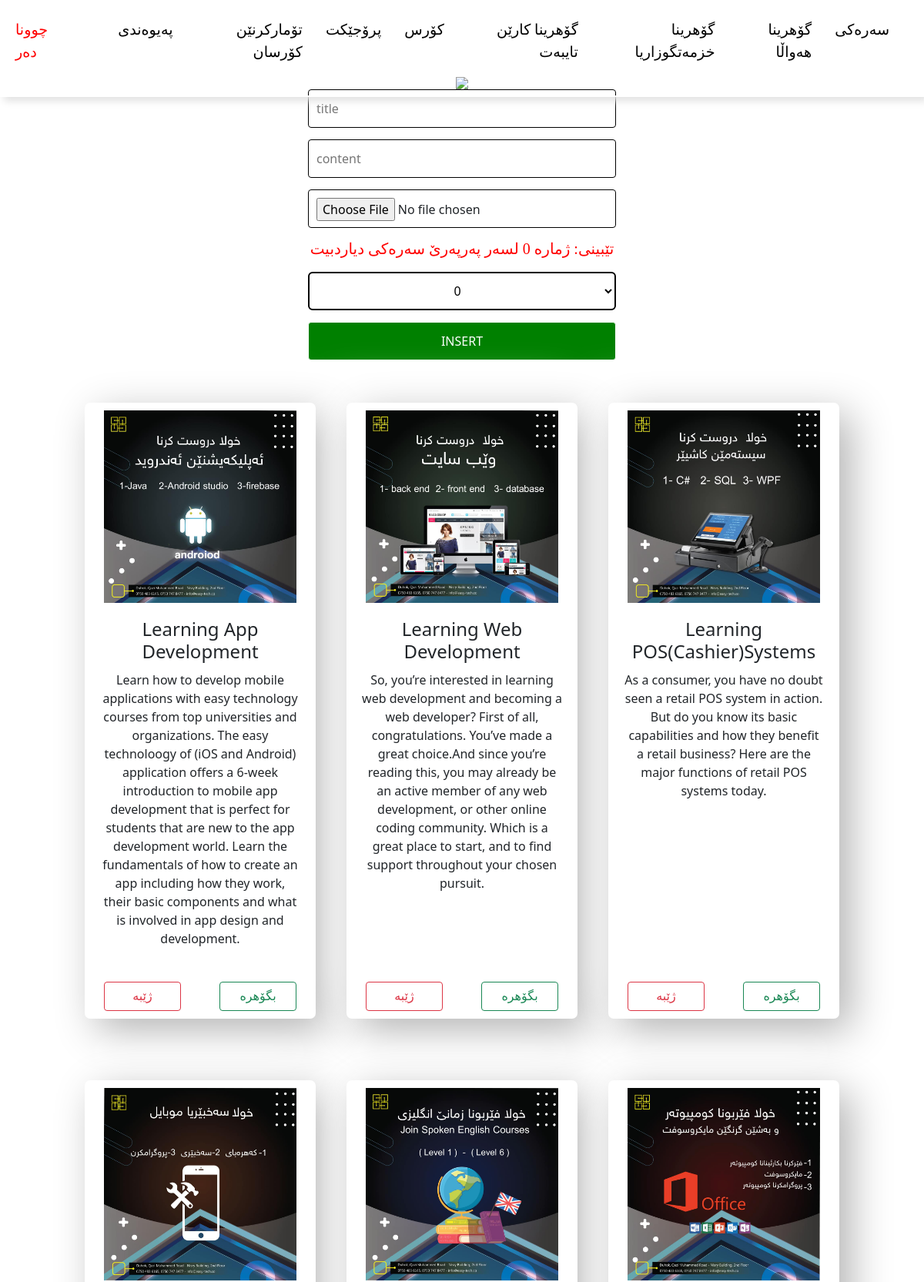
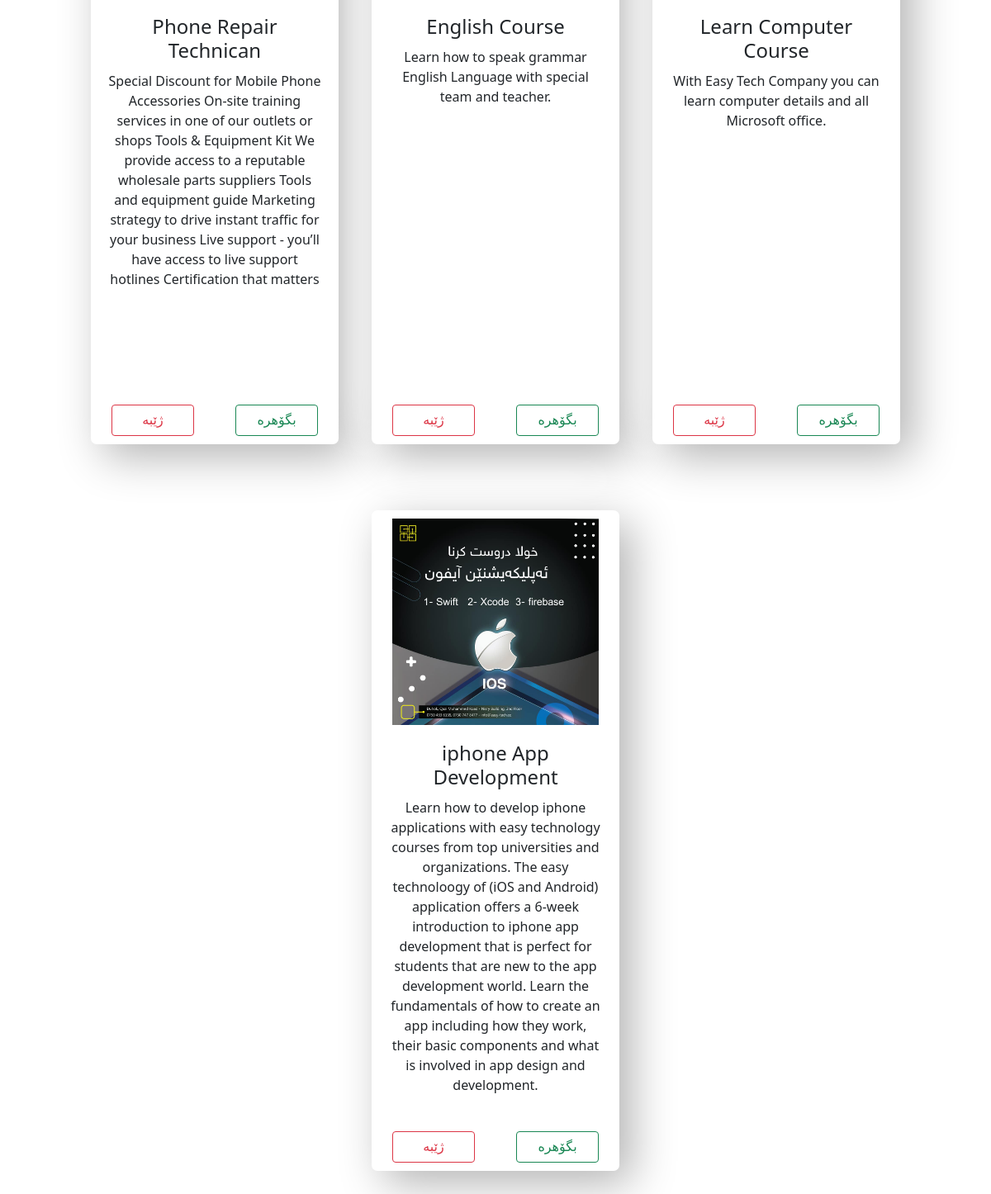
The app's page /admin/edit_courses.php (signed in) with its own data (2 pictures, top to bottom).
### tables this page shows
CREATE TABLE `courses` (
  `id` int(11) NOT NULL,
  `title` varchar(255) NOT NULL,
  `content` longtext NOT NULL,
  `images` varchar(255) NOT NULL,
  `course_img` varchar(255) NOT NULL,
  `num` int(11) NOT NULL
);

### admin/edit_courses.php (the view, shortened to what this page needs)
<?php include 'includes/nav.php' ?>
<center>
	<div class="edit">
		<img src="assets/img/courses.gif">
	    <form method="POST" action="modal/edit_courses.inc.php" enctype="multipart/form-data">
	        <input type="text" name="title" placeholder="title">
	        <br>
	        <input type="text" name="content" placeholder="content">
	        <br>
	        <input type="file" name="file" accept="image/*">
	        <br>
	        <h1>تێبینی: ژمارە 0 لسەر پەرپەرێ سەرەکی دیاردبیت  </h1>
	        <select name="num">
	        	<option>0</option>
	        </select>
	        <br>
	        <button name="submit">INSERT</button>
	    </form>
	</div>
	<div class="courses-card">
		<?php
	    $query = mysqli_query($db , "SELECT * FROM `courses`");
	    while($row = mysqli_fetch_assoc($query)){ ?>
	    	<div class="our-courses-card">
	    		<center>
	    			<img src="../assets/img/<?php echo $row['course_img']; ?>">
	    			<h1><?php echo $row['title']; ?></h1>
	    			<p><?php echo $row['content']; ?></p>
	    			<div class="card-buttons">
	    				<a href="modal/edit_courses.inc.php?delete=<?php echo $row['id'];?>"><button type="button" class="btn btn-outline-danger">ژێبە</button></a>
	    				<button type="button" class="btn btn-outline-success" data-bs-toggle="modal" data-bs-target="#edit<?php echo $row['id'];?>">بگۆهرە</button>
	    			</div>
	    		</center>
	    	</div>
	    <?php } ?>
	</div>
</center>

### admin/assets/css/admin.css (style rules this page uses)
* { padding: 0; margin: 0; }
html { scroll-behavior: smooth; }
body { margin: 0; padding: 0; height: 100%; width: 100%; }
.edit img { margin-top: 100px; width: 400px; }
.edit input { margin-bottom: 15px; width: 400px; height: 50px; border: 1px solid black; border-radius: 4px; padding: 10px; font-size: 16px; }
.edit button { margin-bottom: 15px; width: 400px; height: 50px; border: 1px solid white; border-radius: 4px; background-color: green; padding: 10px; font-size: 16px; color: white; }
.card-buttons { display: flex; flex-wrap: wrap; justify-content: center; align-items: center; position: absolute; bottom: 0; }
.card-buttons button { width: 100px; font-family: "shasenem-kurd"; margin: 10px 25px; }
.edit h1 { color: red; font-size: 20px; font-family: "shasenem-kurd"; }
.edit select { margin-top: 10px; margin-bottom: 15px; width: 400px; height: 50px; border: 2px solid black; border-radius: 6px; background-color: transparent; outline: none; text-align: center; color: black; font-size: 16px; }
.courses-card { width: 100%; display: flex; flex-wrap: wrap; justify-content: center; align-items: center; }
.our-courses-card { width: 300px; height: 800px; border-radius: 7px; background: #ffffff; box-shadow: 15px 15px 53px #b3b3b3, -15px -15px 53px #ffffff; margin: 40px 20px; position: relative; }
.our-courses-card img { width: 250px; margin: 10px 10px; }
.our-courses-card h1 { font-size: 24px; margin: 10px 20px; }
.our-courses-card p { margin: 10px 20px; }

### records on screen
courses: course_img (picture), title "Learning App Development", content "Learn how to develop mobile applications with easy technology courses from top universities and organizations. The easy technoloogy of (iOS and Android) application offers a 6-week introduction to mobile app development that is perfect for students that are new to the app development world. Learn the fundamentals of how to create an app including how they work, their basic components and what is involved in app design and development."
courses: course_img (picture), title "Learning Web Development", content "So, you’re interested in learning web development and becoming a web developer? First of all, congratulations. You’ve made a great choice.And since you’re reading this, you may already be an active member of any web development, or other online coding community. Which is a great place to start, and to find support throughout your chosen pursuit."
courses: course_img (picture), title "Learning POS(Cashier)Systems", content "As a consumer, you have no doubt seen a retail POS system in action. But do you know its basic capabilities and how they benefit a retail business? Here are the major functions of retail POS systems today."
courses: course_img (picture), title "Phone Repair Technican", content "Special Discount for Mobile Phone Accessories On-site training services in one of our outlets or shops Tools & Equipment Kit We provide access to a reputable wholesale parts suppliers Tools and equipment guide Marketing strategy to drive instant traffic for your business Live support - you’ll have access to live support hotlines Certification that matters"
courses: course_img (picture), title "English Course", content "Learn how to speak grammar English Language with special team and teacher."
courses: course_img (picture), title "Learn Computer Course", content "With Easy Tech Company you can learn computer details and all Microsoft office."
courses: course_img (picture), title "iphone App Development", content "Learn how to develop iphone applications with easy technology courses from top universities and organizations. The easy technoloogy of (iOS and Android) application offers a 6-week introduction to iphone app development that is perfect for students that are new to the app development world. Learn the fundamentals of how to create an app including how they work, their basic components and what is involved in app design and development."
